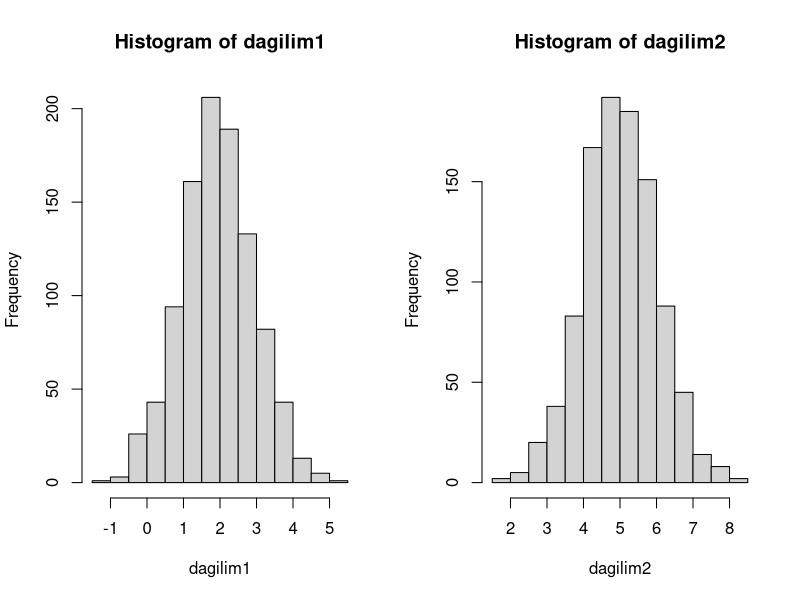
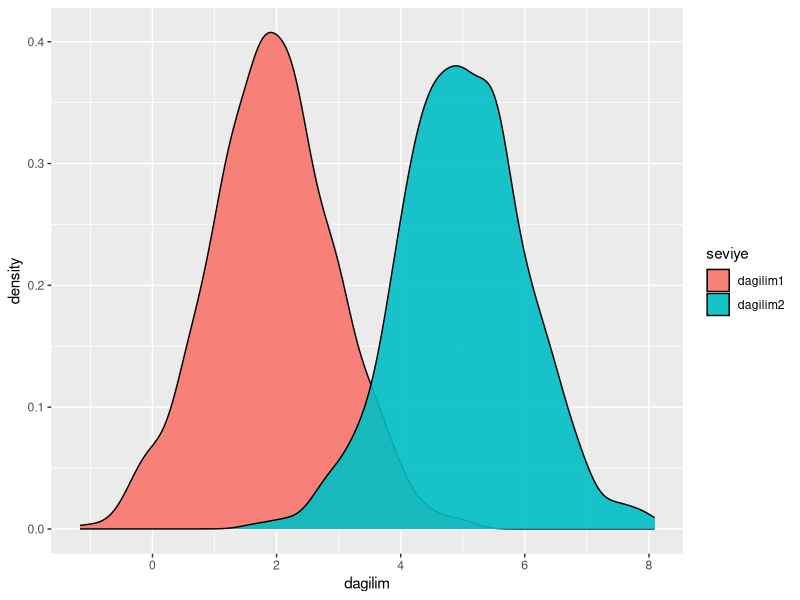
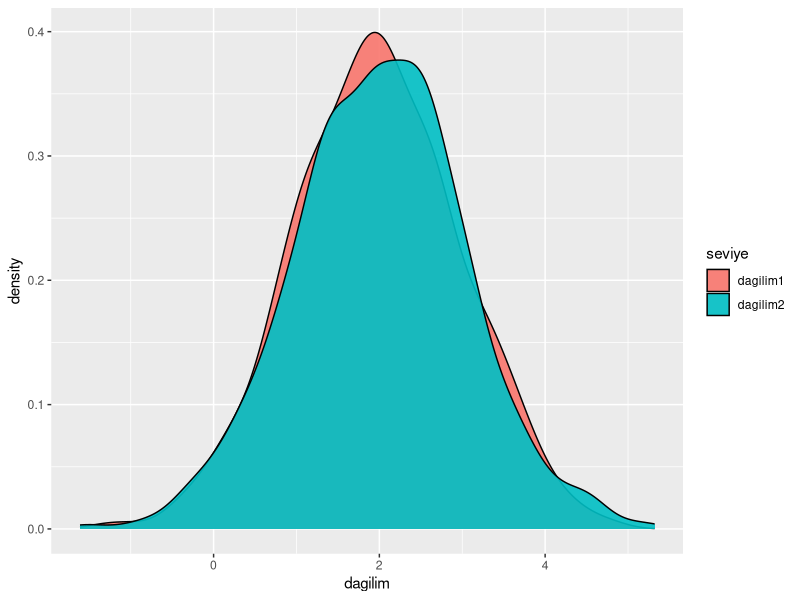
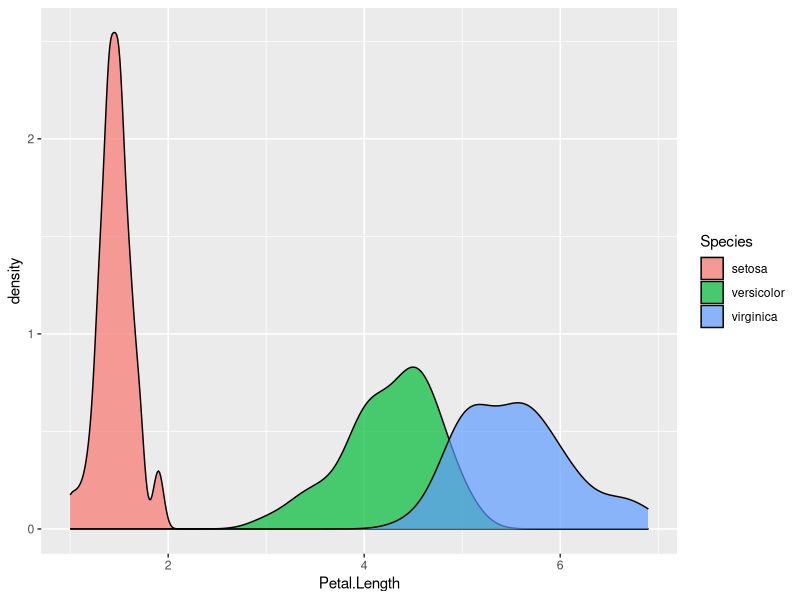

The R script that drew these images, in order:
## ---- chunk 1
knitr::opts_chunk$set(echo = TRUE)
## ---- chunk 2
dagilim1 <- rnorm(n = 1000, mean = 2, sd = 1)
dagilim2 <- rnorm(n = 1000, mean = 5, sd = 1)
## ---- chunk 3
par(mfrow=c(1,2))
hist(dagilim1)
hist(dagilim2)
## ---- chunk 4
sim <- data.frame(
  dagilim = c(dagilim1, dagilim2), 
  seviye = c(
    rep("dagilim1", 1000), 
    rep("dagilim2", 1000)
    )
  )

library(ggplot2)

ggplot(data = sim, aes(x=dagilim)) + geom_density(aes(fill = seviye), alpha = 0.9)
## ---- chunk 5
test <- t.test(x = dagilim1, y = dagilim2)

test
## ---- chunk 6
test$p.value
## ---- chunk 7
test$p.value
## ---- chunk 8
test$p.value < 0.001
## ---- chunk 9
test
## ---- chunk 10
dagilim1 <- rnorm(n = 1000, mean = 2, sd = 1)
dagilim2 <- rnorm(n = 1000, mean = 2, sd = 1)

sim <- data.frame(
  dagilim = c(dagilim1, dagilim2), 
  seviye = c(
    rep("dagilim1", 1000), 
    rep("dagilim2", 1000)
    )
  )

library(ggplot2)

ggplot(data = sim, aes(x=dagilim)) + geom_density(aes(fill = seviye), alpha = 0.9)

## ---- chunk 11
test <- t.test(x = dagilim1, y = dagilim2)

test
## ---- chunk 12
test$p.value< 0.001
## ---- chunk 13
ggplot(data = iris, aes(x = Petal.Length)) + geom_density(aes(fill = Species), alpha = 0.7)
## ---- chunk 14
versicolor_petal_length  <- iris$Petal.Length[iris$Species == "versicolor"]
virginica_petal_length  <- iris$Petal.Length[iris$Species == "virginica"]
## ---- chunk 15
test <- t.test(x = versicolor_petal_length, y = virginica_petal_length)
## ---- chunk 16
test
## ---- chunk 17
test$p.value < 0.05
